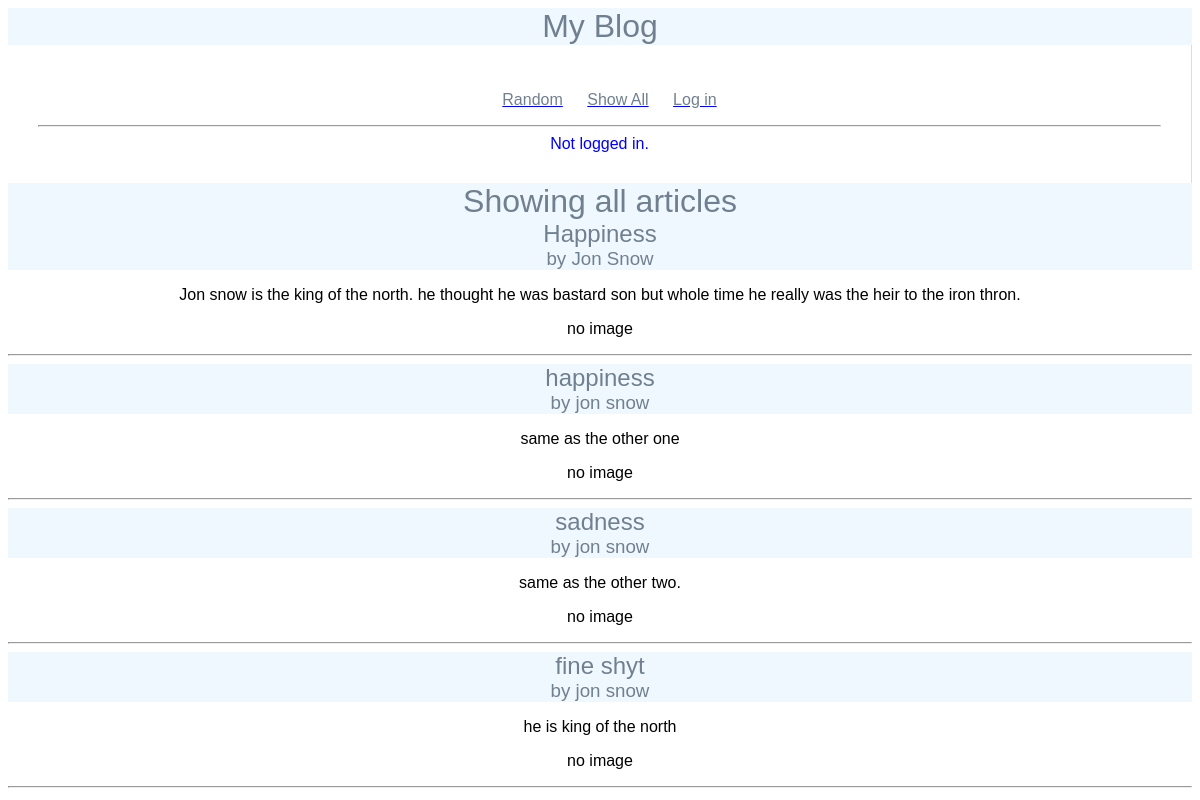
Page /blog/show_all/ on the earlier database version.
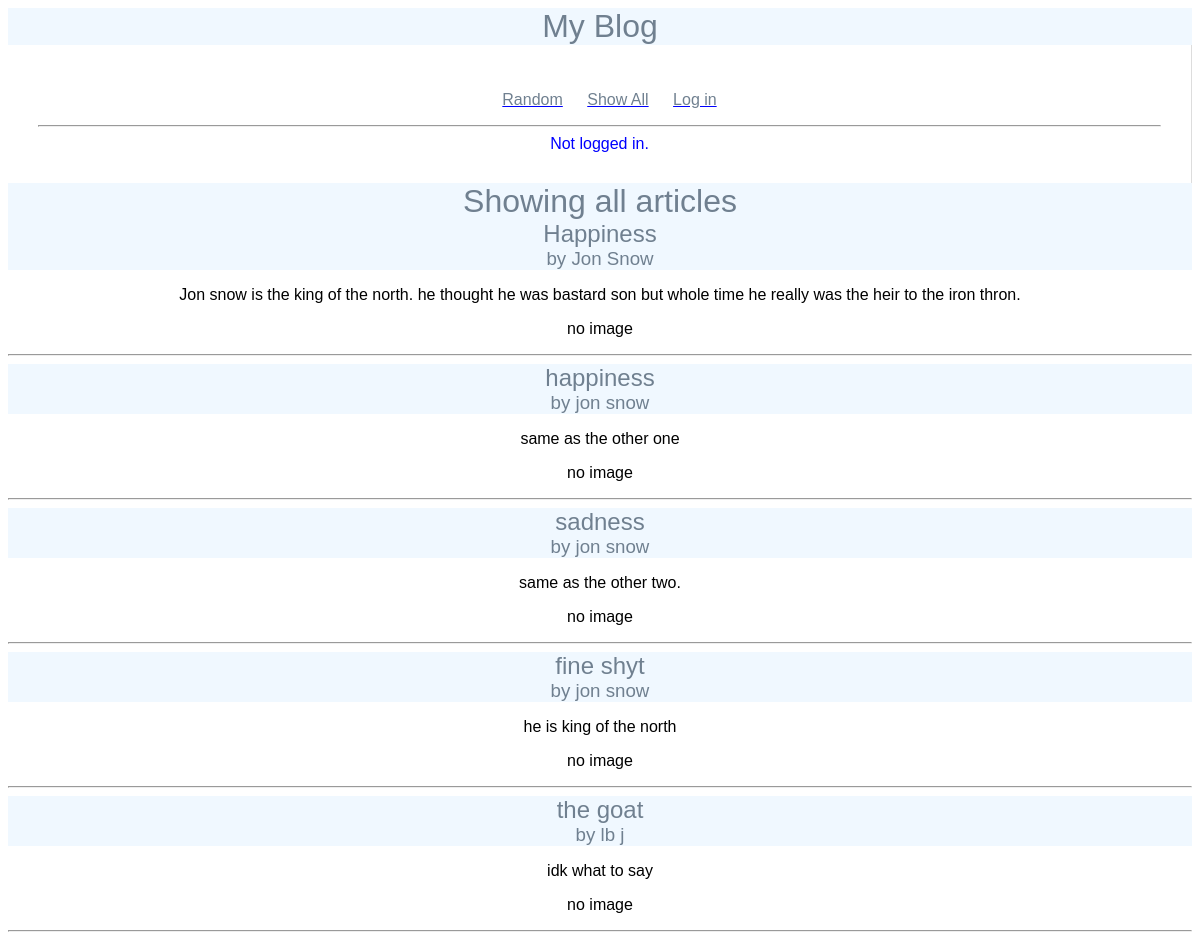
Same page on the later database version.
### blog/models.py (models this page shows, shortened)
class Article(models.Model):
    title = models.TextField(blank=True)
    author = models.TextField(blank=True)
    text = models.TextField(blank=True)
    published = models.DateTimeField(auto_now=True)
    image_file = models.ImageField(blank=True) # an actual image
    user = models.ForeignKey(User, on_delete=models.CASCADE) # attaching fk to a user
    def __str__(self):
        return f'{self.title} by {self.author}'

### blog/views.py (the view)
# urls.py: path('show_all/', ShowAllView.as_view(), name="show_all"), # idk why i need a back slash
class ShowAllView(ListView):
    model = Article
    template_name = "blog/show_all.html"
    context_object_name = "articles"
    def dispatch(self, request, *args, **kwargs):
        if request.user.is_authenticated:
            print(f'ShowAllView.dispatch(): request.user={request.user}')
        else:
            print(f'ShowAllView.dispatch(): not logged in.')
        return super().dispatch(request, *args, **kwargs)

### blog/templates/blog/show_all.html
{% extends 'blog/base.html' %}
{% block content %}
<h1>
    Showing all articles
</h1>
<div>
    {% for article in articles %}
    <div>
        <h2>
            {{article.title}}
        </h2>
        <h3>
            by {{article.author}}
        </h3>
        <p>
            {{article.text}}
        </p>
        <a href="{% url 'article' article.pk %}">
            {% if article.image_file %}
                <img src="{{article.image_file.url}}" alt="">
            {% else %}
                <p> no image </p>
            {% endif %}
        </a>
    </div>
    <hr>
    {% endfor %}
</div>
{% endblock %}

Differences in the rows shown:
added Article: title "the goat", author "lb j", text "idk what to say", image_file "no image"
